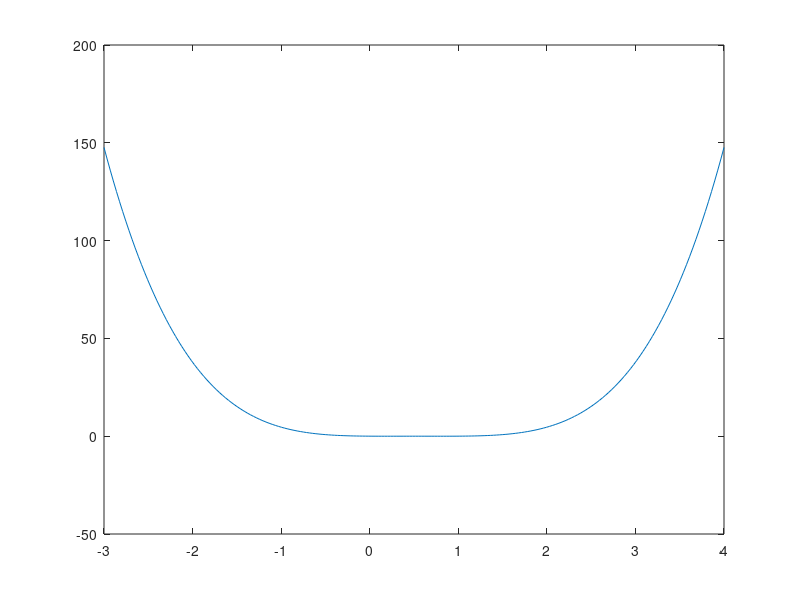
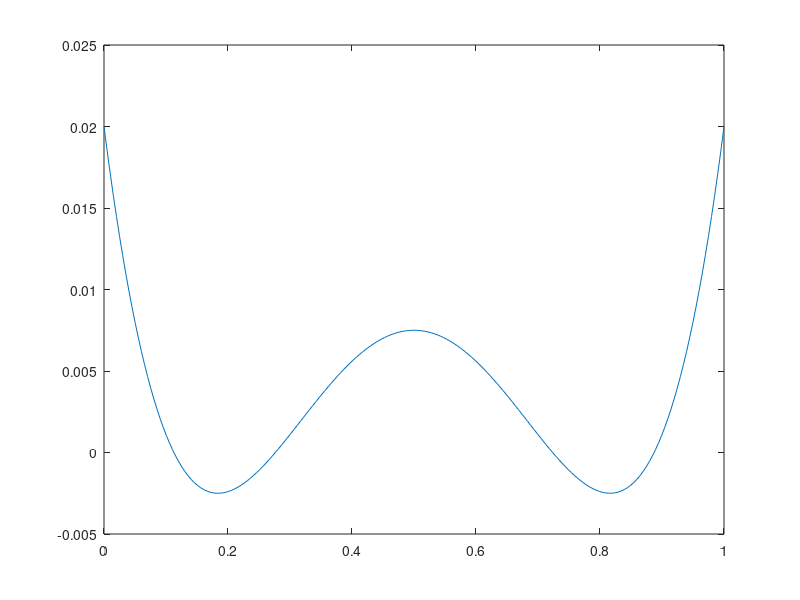

Source code (MATLAB) for these figures, in order:
x1 = linspace(-3,4,200);
y1 = x1.^4-2*x1.^3+1.3*x1.^2-0.3*x1+0.02;

x2 = linspace(0,1,200);
y2 = x2.^4-2*x2.^3+1.3*x2.^2-0.3*x2+0.02;

plot(x1,y1)
figure
plot(x2,y2)
